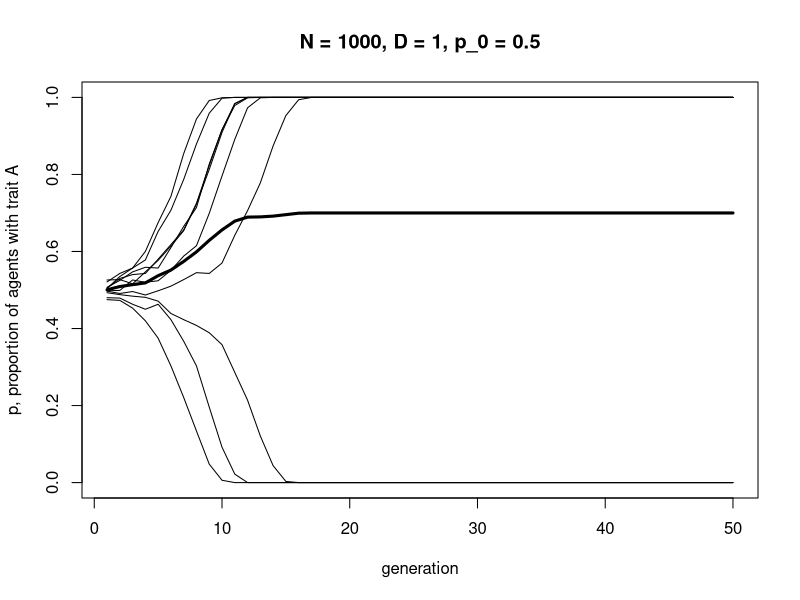
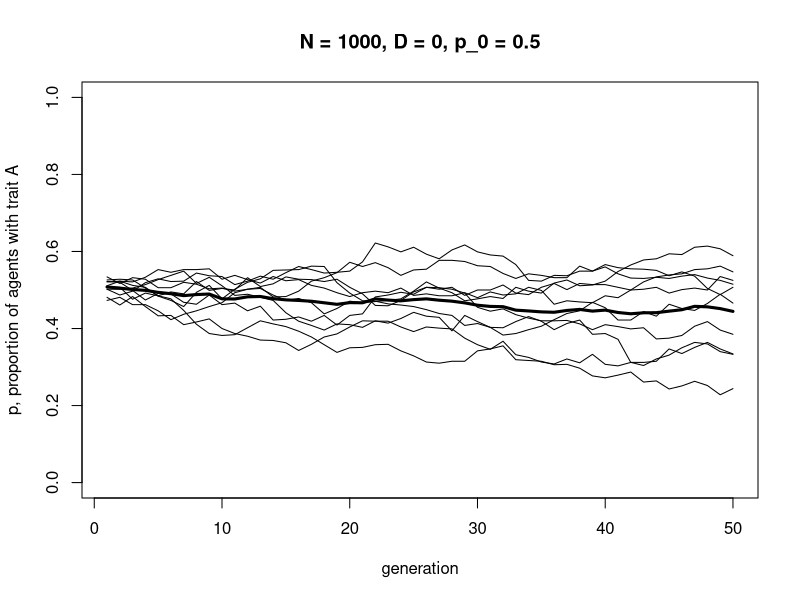
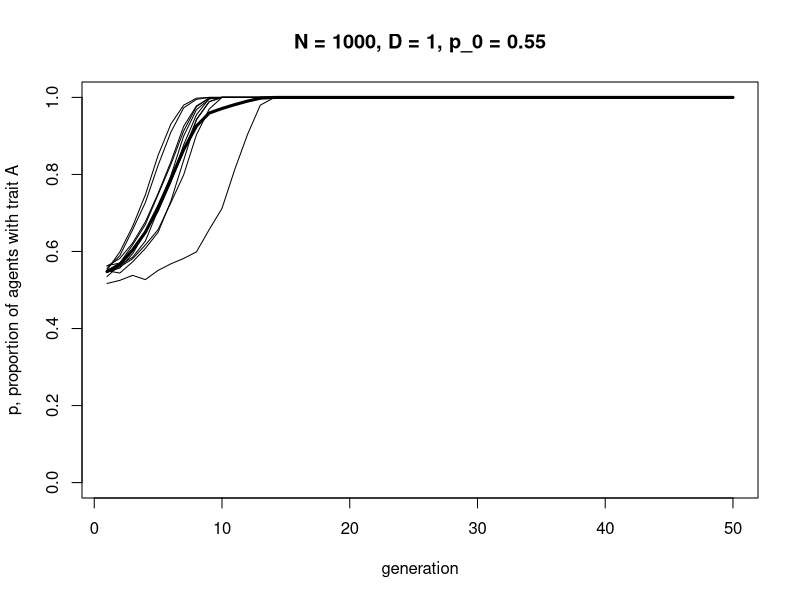
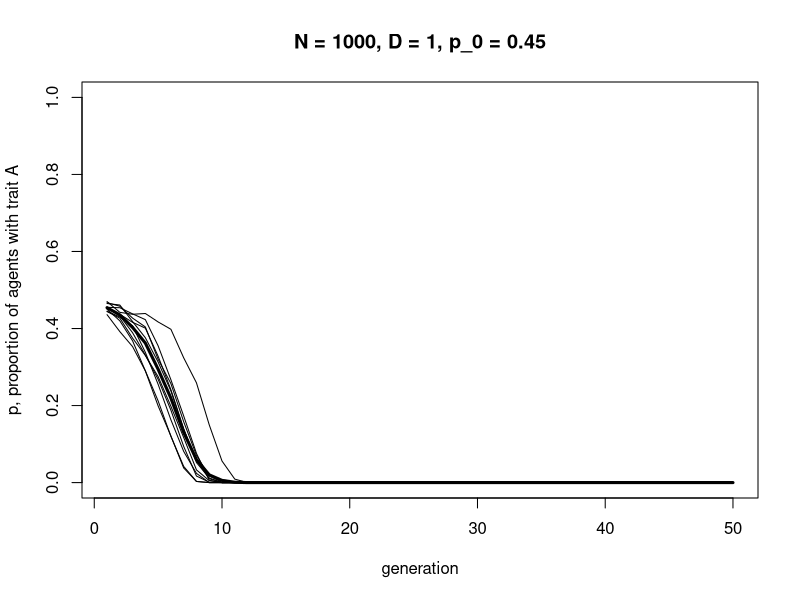
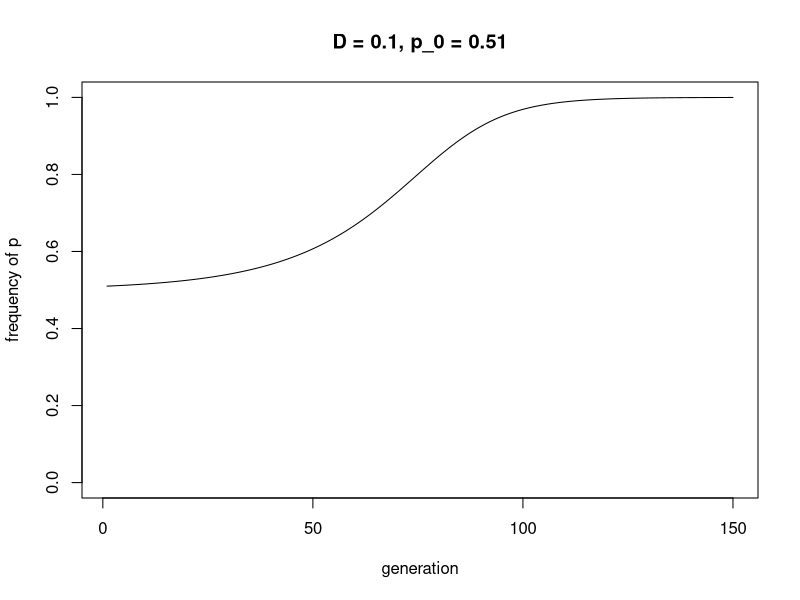
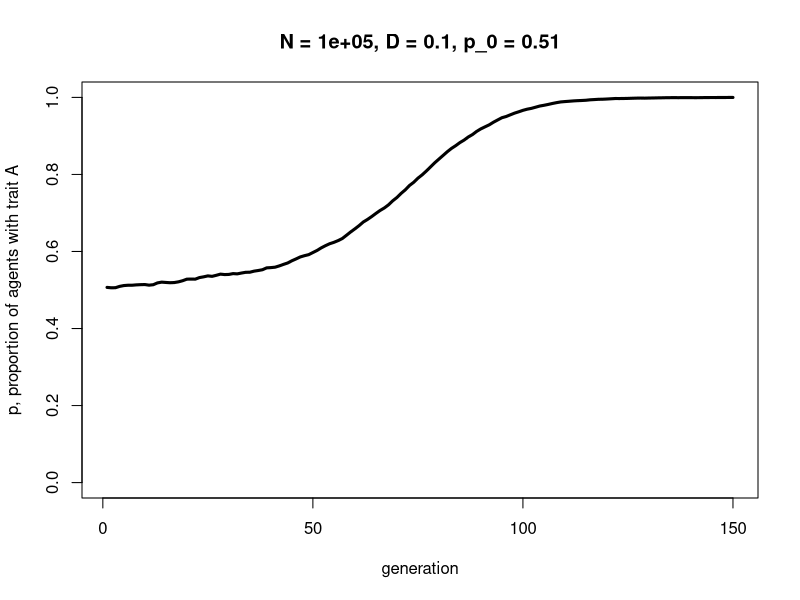
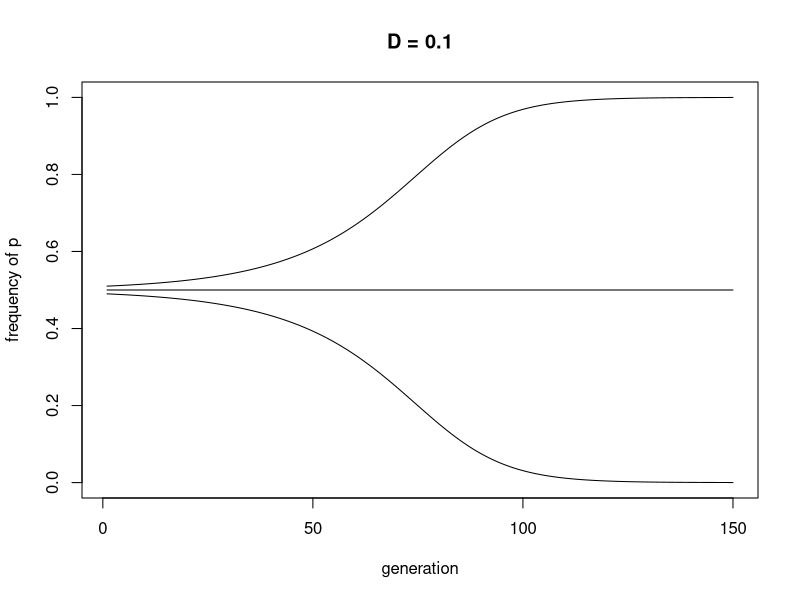
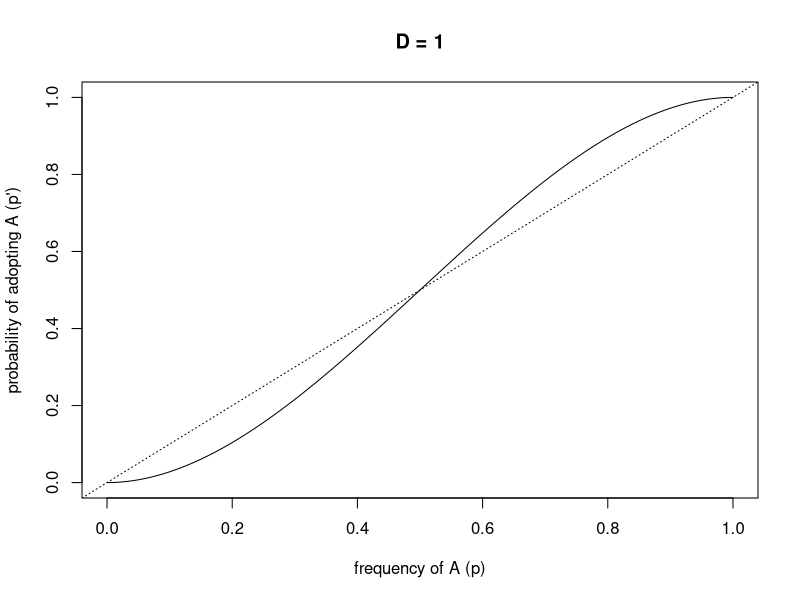

Write the R code that produced these figures, in order.
## ---- chunk 1

N <- 100
p_0 <- 0.5
D <- 1

# create first generation
agent <- data.frame(trait = sample(c("A","B"), N, replace = TRUE, 
                    prob = c(p_0,1-p_0)), 
                    stringsAsFactors = FALSE)  

head(agent)
    
## ---- chunk 2

# create dataframe with a set of 3 randomly-picked demonstrators for each agent
demonstrators <- data.frame(dem1 = sample(agent$trait, N, replace = TRUE), 
                            dem2 = sample(agent$trait, N, replace = TRUE), 
                            dem3 = sample(agent$trait, N, replace = TRUE), 
                            stringsAsFactors = F)

head(demonstrators)

## ---- chunk 3

# get the number of As in each 3-dem combo
numAs <- rowSums(demonstrators == "A")

agent$trait[numAs == 3] <- "A"  # for dem combos with all As, set to A
agent$trait[numAs == 0] <- "B"  # for dem combos with no As, set to B

prob <- runif(N)

# when A is a majority, 2/3
agent$trait[numAs == 2 & prob < (2/3 + D/3)] <- "A"
agent$trait[numAs == 2 & prob >= (2/3 + D/3)] <- "B"

# when A is a minority, 1/3
agent$trait[numAs == 1 & prob < (1/3 - D/3)] <- "A"
agent$trait[numAs == 1 & prob >= (1/3 - D/3)] <- "B"

# for testing only, add the new traits to the demonstrator dataframe and show it
demonstrators$newtrait <- agent$trait
head(demonstrators, 20)

## ---- chunk 4

N <- 100
p_0 <- 0.5
D <- 0.1

# create first generation
agent <- data.frame(trait = sample(c("A","B"), N, replace = TRUE, 
                    prob = c(p_0,1-p_0)), 
                    stringsAsFactors = FALSE)  

# create dataframe with a set of 3 randomly-picked demonstrators for each agent
demonstrators <- data.frame(dem1 = sample(agent$trait, N, replace = TRUE), 
                            dem2 = sample(agent$trait, N, replace = TRUE), 
                            dem3 = sample(agent$trait, N, replace = TRUE), 
                            stringsAsFactors = F)

# get the number of As in each 3-dem combo
numAs <- rowSums(demonstrators == "A")

agent$trait[numAs == 3] <- "A"  # for dem combos with all As, set to A
agent$trait[numAs == 0] <- "B"  # for dem combos with no As, set to B

prob <- runif(N)

# when A is a majority, 2/3
agent$trait[numAs == 2 & prob < (2/3 + D/3)] <- "A"
agent$trait[numAs == 2 & prob >= (2/3 + D/3)] <- "B"

# when A is a minority, 1/3
agent$trait[numAs == 1 & prob < (1/3 - D/3)] <- "A"
agent$trait[numAs == 1 & prob >= (1/3 - D/3)] <- "B"

# for testing only, add the new traits to the demonstrator dataframe and show it
demonstrators$newtrait <- agent$trait
head(demonstrators, 20)

## ---- chunk 5

ConformistTransmission <- function (N, p_0, D, t_max, r_max) {
  
  # create a matrix with t_max rows and r_max columns, fill with NAs, convert to dataframe
  output <- as.data.frame(matrix(NA,t_max,r_max))  
  
  # purely cosmetic: rename the columns with run1, run2 etc.
  names(output) <- paste("run", 1:r_max, sep="")  
  
  for (r in 1:r_max) {
    
    # create first generation
    agent <- data.frame(trait = sample(c("A","B"), N, replace = TRUE, 
                        prob = c(p_0,1-p_0)), 
                        stringsAsFactors = FALSE)  
    
    # add first generation's p to first row of column r
    output[1,r] <- sum(agent$trait == "A") / N  
  
    for (t in 2:t_max) {
  
      # create dataframe with a set of 3 randomly-picked demonstrators for each agent
      demonstrators <- data.frame(dem1 = sample(agent$trait, N, replace = TRUE), 
                                  dem2 = sample(agent$trait, N, replace = TRUE), 
                                  dem3 = sample(agent$trait, N, replace = TRUE), 
                                  stringsAsFactors = F)

      # get the number of As in each 3-dem combo
      numAs <- rowSums(demonstrators == "A")

      agent$trait[numAs == 3] <- "A"  # for dem combos with all As, set to A
      agent$trait[numAs == 0] <- "B"  # for dem combos with no As, set to B

      prob <- runif(N)
      
      # when A is a majority, 2/3
      agent$trait[numAs == 2 & prob < (2/3 + D/3)] <- "A"
      agent$trait[numAs == 2 & prob >= (2/3 + D/3)] <- "B"

      # when A is a minority, 1/3
      agent$trait[numAs == 1 & prob < (1/3 - D/3)] <- "A"
      agent$trait[numAs == 1 & prob >= (1/3 - D/3)] <- "B"

      # get p and put it into output slot for this generation t and run r
      output[t,r] <- sum(agent$trait == "A") / N  
  
    }
    
  }
  
  # first plot a thick line for the mean p
  plot(rowMeans(output), 
       type = 'l', 
       ylab = "p, proportion of agents with trait A", 
       xlab = "generation", 
       ylim = c(0,1), 
       lwd = 3, 
       main = paste("N = ", N, ", D = ", D, ", p_0 = ", p_0, sep = ""))
 
  for (r in 1:r_max) {  
    
    # add lines for each run, up to r_max
    lines(output[,r], type = 'l')  
    
  }
  
  output  # export data from function
}

## ---- chunk 6

data_model4 <- ConformistTransmission(N = 1000, p_0 = 0.5, D = 1, t_max = 50, r_max = 10)

## ---- chunk 7

data_model4 <- ConformistTransmission(N = 1000, p_0 = 0.5, D = 0, t_max = 50, r_max = 10)

## ---- chunk 8

data_model4 <- ConformistTransmission(N = 1000, p_0 = 0.55, D = 1, t_max = 50, r_max = 10)

## ---- chunk 9

data_model4 <- ConformistTransmission(N = 1000, p_0 = 0.45, D = 1, t_max = 50, r_max = 10)

## ---- chunk 10

ConformityRecursion <- function(D, t_max, p_0) {
  
  p <- rep(0,t_max)
  p[1] <- p_0
  
  for (i in 2:t_max) {
    p[i] <- p[i-1] + D*p[i-1]*(1-p[i-1])*(2*p[i-1] - 1)
  }
  
  plot(p, 
       type = "l", 
       ylim = c(0,1), 
       ylab = "frequency of p", 
       xlab = "generation", 
       main = paste("D = ", D, ", p_0 = ", p_0, sep = ""))

}

## ---- chunk 11

ConformityRecursion(D = 0.1, t_max = 150, p_0 = 0.51)

## ---- chunk 12

data_model4 <- ConformistTransmission(N = 100000, p_0 = 0.51, D = 0.1, t_max = 150, r_max = 1)

## ---- chunk 13

ConformityRecursion <- function(D, t_max, p_0) {
  
  numSims <- length(p_0)
  
  p <- as.data.frame(matrix(NA, nrow = t_max, ncol = numSims))
  p[1,] <- p_0
  
  for (i in 2:t_max) {
    p[i,] <- p[i-1,] + D*p[i-1,]*(1-p[i-1,])*(2*p[i-1,] - 1)
  }
  
  plot(p[,1], 
       type = "l", 
       ylim = c(0,1), 
       ylab = "frequency of p", 
       xlab = "generation", 
       main = paste("D =", D))
  
  if (numSims > 1) {
    for (i in 2:numSims) {
      lines(p[,i], type = 'l')
    }
  }

}

## ---- chunk 14

ConformityRecursion(D = 0.1, t_max = 150, p_0 = c(0.49,0.5,0.51))

## ---- chunk 15

p <- seq(0,1,length.out = 101)

D <- 1
p_next <- p + D*p*(1-p)*(2*p-1)

plot(p, p_next, 
     type = 'l', 
     ylab = "probability of adopting A (p')", 
     xlab = "frequency of A (p)", 
     main = paste("D =", D))

abline(a = 0, b = 1, lty = 3)

